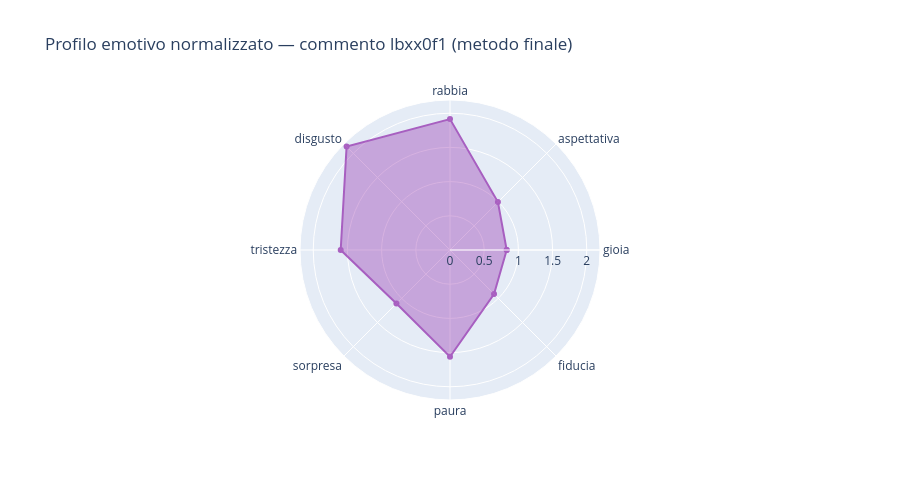

Write notebook code for a chart like this one.
### Code cell
plot_radar_single(
        sc_norm, dom_norm,
        title=f'Profilo emotivo normalizzato — commento {CID} (metodo finale)',
        height=480,
    ).show()

### Figure 1 — Plotly figure (JSON) as saved in the notebook; plotly's stock layout.template omitted (floating-point values rounded to 4 significant figures)
{"data": [{"fill": "toself", "line": {"color": "#8E24AA"}, "name": "disgusto", "opacity": 0.7, "r": [0.8289, 0.9906, 1.915, 2.138, 1.598, 1.108, 1.56, 0.9107, 0.8289], "theta": ["gioia", "aspettativa", "rabbia", "disgusto", "tristezza", "sorpresa", "paura", "fiducia", "gioia"], "type": "scatterpolar"}], "layout": {"polar": {"radialaxis": {"visible": true}}, "title": {"text": "Profilo emotivo normalizzato — commento lbxx0f1 (metodo finale)"}, "height": 480}}
